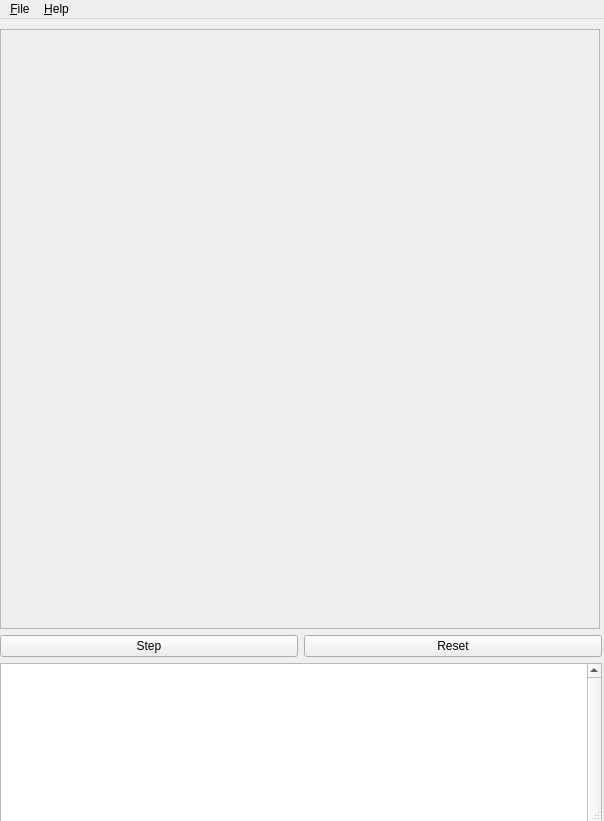
<?xml version="1.0" encoding="UTF-8"?>
<ui version="4.0">
 <class>MainWindow</class>
 <widget class="QMainWindow" name="MainWindow">
  <property name="geometry">
   <rect>
    <x>0</x>
    <y>0</y>
    <width>604</width>
    <height>821</height>
   </rect>
  </property>
  <property name="sizePolicy">
   <sizepolicy hsizetype="Fixed" vsizetype="Fixed">
    <horstretch>0</horstretch>
    <verstretch>0</verstretch>
   </sizepolicy>
  </property>
  <property name="minimumSize">
   <size>
    <width>400</width>
    <height>600</height>
   </size>
  </property>
  <property name="windowTitle">
   <string>MainWindow</string>
  </property>
  <widget class="QWidget" name="centralwidget">
   <property name="sizePolicy">
    <sizepolicy hsizetype="Preferred" vsizetype="Preferred">
     <horstretch>0</horstretch>
     <verstretch>0</verstretch>
    </sizepolicy>
   </property>
   <property name="minimumSize">
    <size>
     <width>610</width>
     <height>810</height>
    </size>
   </property>
   <widget class="QWidget" name="verticalLayoutWidget_2">
    <property name="geometry">
     <rect>
      <x>0</x>
      <y>10</y>
      <width>602</width>
      <height>832</height>
     </rect>
    </property>
    <layout class="QVBoxLayout" name="verticalLayout_2">
     <item>
      <widget class="QFrame" name="frame">
       <property name="sizePolicy">
        <sizepolicy hsizetype="Preferred" vsizetype="Preferred">
         <horstretch>0</horstretch>
         <verstretch>0</verstretch>
        </sizepolicy>
       </property>
       <property name="minimumSize">
        <size>
         <width>600</width>
         <height>600</height>
        </size>
       </property>
       <property name="maximumSize">
        <size>
         <width>600</width>
         <height>600</height>
        </size>
       </property>
       <property name="frameShape">
        <enum>QFrame::StyledPanel</enum>
       </property>
       <property name="frameShadow">
        <enum>QFrame::Raised</enum>
       </property>
       <property name="lineWidth">
        <number>2</number>
       </property>
       <widget class="QWidget" name="verticalLayoutWidget">
        <property name="geometry">
         <rect>
          <x>10</x>
          <y>10</y>
          <width>602</width>
          <height>602</height>
         </rect>
        </property>
        <layout class="QVBoxLayout" name="verticalLayout">
         <property name="spacing">
          <number>0</number>
         </property>
         <item>
          <widget class="SudokuGrid" name="paint_area" native="true">
           <property name="sizePolicy">
            <sizepolicy hsizetype="Fixed" vsizetype="Fixed">
             <horstretch>0</horstretch>
             <verstretch>0</verstretch>
            </sizepolicy>
           </property>
           <property name="minimumSize">
            <size>
             <width>600</width>
             <height>600</height>
            </size>
           </property>
          </widget>
         </item>
        </layout>
       </widget>
      </widget>
     </item>
     <item>
      <layout class="QHBoxLayout" name="horizontalLayout">
       <item>
        <widget class="QPushButton" name="step_button">
         <property name="text">
          <string>Step</string>
         </property>
        </widget>
       </item>
       <item>
        <widget class="QPushButton" name="reset_button">
         <property name="text">
          <string>Reset</string>
         </property>
        </widget>
       </item>
      </layout>
     </item>
     <item>
      <widget class="QTextBrowser" name="textBrowser">
       <property name="minimumSize">
        <size>
         <width>0</width>
         <height>120</height>
        </size>
       </property>
       <property name="verticalScrollBarPolicy">
        <enum>Qt::ScrollBarAlwaysOn</enum>
       </property>
       <property name="horizontalScrollBarPolicy">
        <enum>Qt::ScrollBarAlwaysOff</enum>
       </property>
      </widget>
     </item>
    </layout>
   </widget>
  </widget>
  <widget class="QMenuBar" name="menubar">
   <property name="geometry">
    <rect>
     <x>0</x>
     <y>0</y>
     <width>604</width>
     <height>19</height>
    </rect>
   </property>
   <widget class="QMenu" name="menu_File">
    <property name="title">
     <string>&amp;File</string>
    </property>
    <addaction name="action_Quit"/>
    <addaction name="separator"/>
   </widget>
   <widget class="QMenu" name="menu_Help">
    <property name="tearOffEnabled">
     <bool>false</bool>
    </property>
    <property name="title">
     <string>&amp;Help</string>
    </property>
    <addaction name="action_About"/>
   </widget>
   <addaction name="menu_File"/>
   <addaction name="menu_Help"/>
  </widget>
  <widget class="QStatusBar" name="statusbar"/>
  <action name="action_Quit">
   <property name="text">
    <string>&amp;Quit</string>
   </property>
  </action>
  <action name="action_About">
   <property name="text">
    <string>&amp;About</string>
   </property>
  </action>
 </widget>
 <customwidgets>
  <customwidget>
   <class>SudokuGrid</class>
   <extends>QWidget</extends>
   <header>sudokugrid.h</header>
   <container>1</container>
  </customwidget>
 </customwidgets>
 <resources/>
 <connections/>
</ui>
